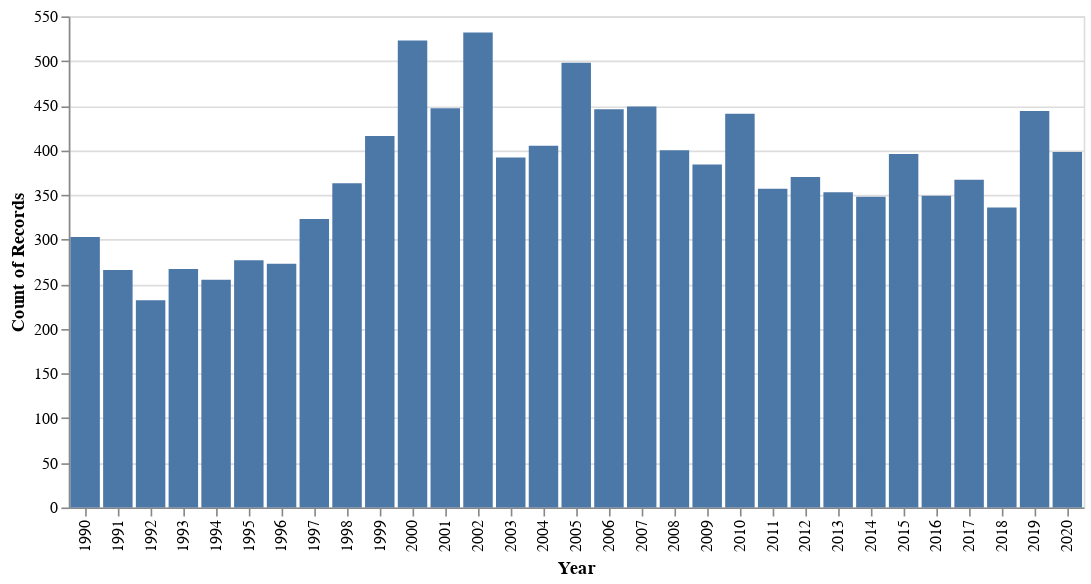

Notebook cell for this chart:
### Code cell
df1 |> @vlplot(
    :bar,
    x = {:Year},
    y = "count()",
)

### Figure 1 — Vega-Lite specification as saved in the notebook (floating-point values rounded to 4 significant figures; data arrays with more than 128 entries replaced by an {"elided": "..."} marker saying what was removed)
{"data": {"values": {"elided": "11610 records"}}, "encoding": {"x": {"field": "Year"}, "y": {"aggregate": "count", "type": "quantitative"}}, "mark": "bar"}
